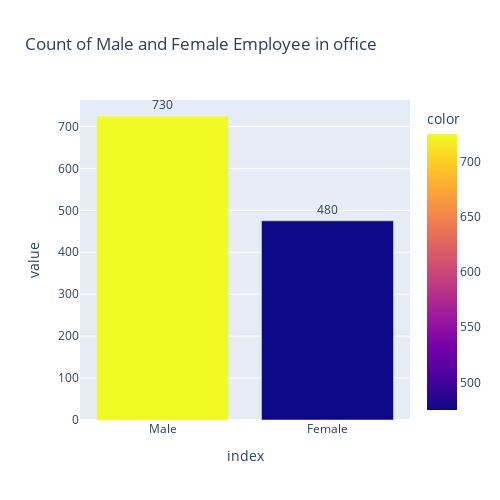

This figure's notebook cell:
### Code cell
fig= px.bar(data['Gender'].value_counts(), color=data['Gender'].value_counts(),
      height=500, width=500, title="Count of Male and Female Employee in office",
      text=data['Gender'].value_counts())

fig.update_traces(texttemplate='%{text:.2s}', textposition='outside')
fig.update_layout(uniformtext_minsize=8)
fig.show()

### Figure 1 — Plotly figure (JSON) as saved in the notebook; plotly's stock layout.template omitted (floating-point values rounded to 4 significant figures)
{"data": [{"alignmentgroup": "True", "hovertemplate": "index=%{x}<br>value=%{y}<br>text=%{text}<br>color=%{marker.color}<extra></extra>", "legendgroup": "", "marker": {"color": [725, 475], "coloraxis": "coloraxis"}, "name": "", "offsetgroup": "", "orientation": "v", "showlegend": false, "text": [725, 475], "textposition": "outside", "texttemplate": "%{text:.2s}", "type": "bar", "x": ["Male", "Female"], "xaxis": "x", "y": [725, 475], "yaxis": "y"}], "layout": {"barmode": "relative", "coloraxis": {"colorbar": {"title": {"text": "color"}}, "colorscale": [[0, "#0d0887"], [0.1111, "#46039f"], [0.2222, "#7201a8"], [0.3333, "#9c179e"], [0.4444, "#bd3786"], [0.5556, "#d8576b"], [0.6667, "#ed7953"], [0.7778, "#fb9f3a"], [0.8889, "#fdca26"], [1, "#f0f921"]]}, "height": 500, "legend": {"tracegroupgap": 0}, "title": {"text": "Count of Male and Female Employee in office"}, "uniformtext": {"minsize": 8}, "width": 500, "xaxis": {"anchor": "y", "domain": [0, 1], "title": {"text": "index"}}, "yaxis": {"anchor": "x", "domain": [0, 1], "title": {"text": "value"}}}}
